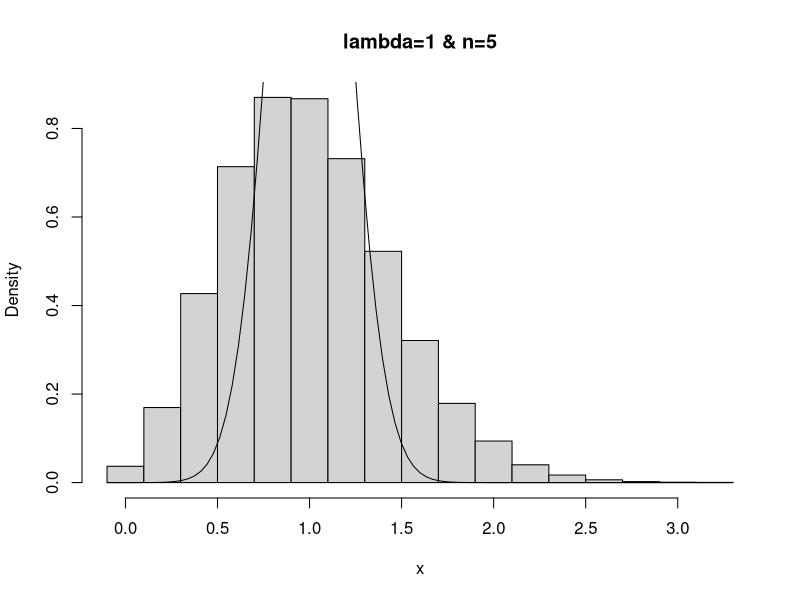

Source code (R):
## ---- chunk 1
#a
N<-50000
n<-5
#b
x<-colMeans(replicate(N,rpois(n,1)))
min(x)
max(x)
#c
hist(x,freq=F,breaks=seq(-0.1,max(x)+.2,.2),main="lambda=1 & n=5")
#d
curve(dnorm(x, mean=1, sd=1/n),add=TRUE)
#e
ybar <- mean(x)
StandDev <- sd(x)
equation <- 1 + 2 * sqrt(1/n)
pois_prob_ybar <- 1 - ppois(equation, lambda = ybar)
norm_prob_ybar <- 1 - pnorm(equation, mean = ybar, sd = StandDev)

